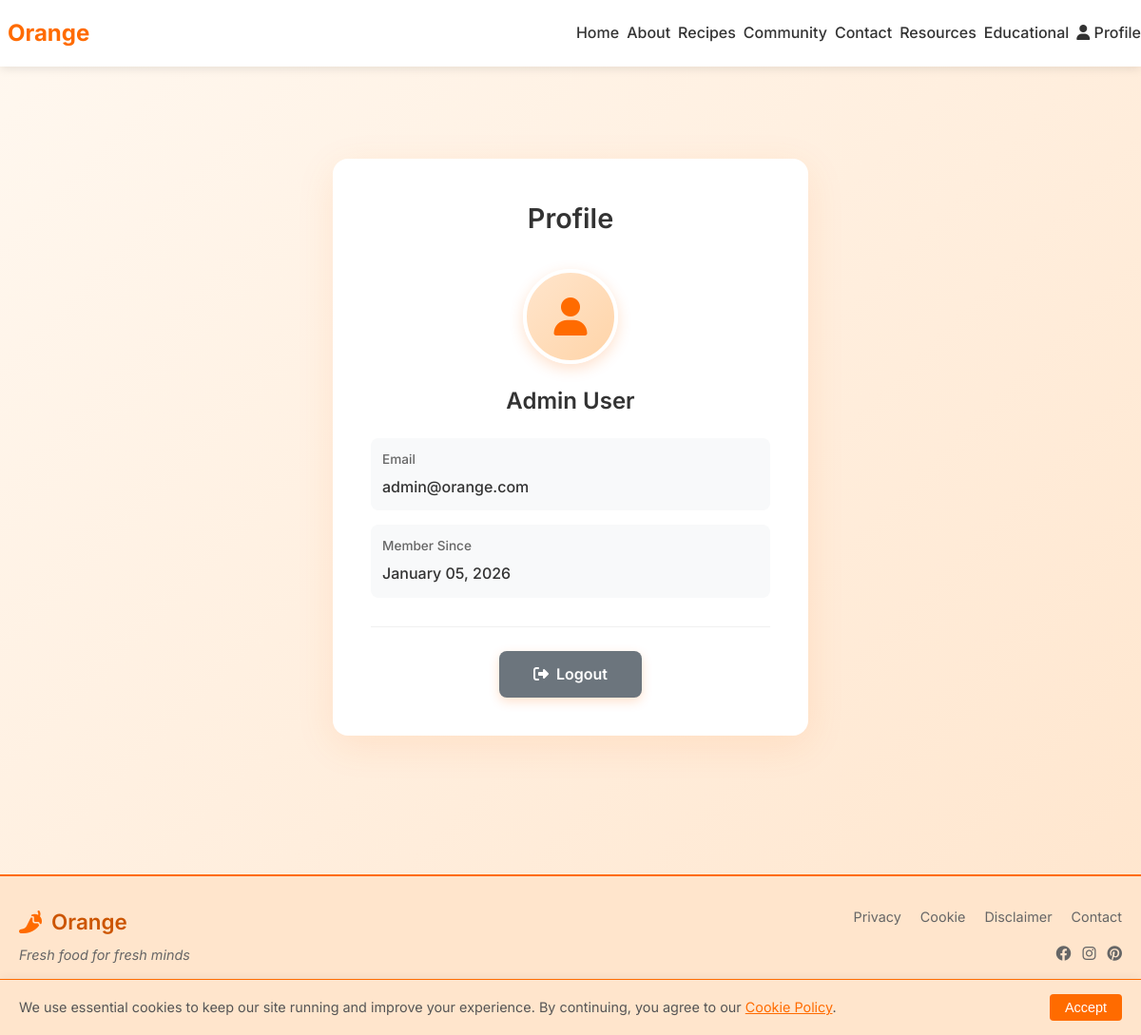
Screenshot of /profile.php (signed in) with the database file from the repository.
### tables this page shows
CREATE TABLE `users` (
  `id` int(11) NOT NULL,
  `first_name` varchar(50) NOT NULL,
  `last_name` varchar(50) NOT NULL,
  `email` varchar(100) NOT NULL,
  `password` varchar(255) NOT NULL,
  `bio` text DEFAULT NULL,
  `failed_attempts` int(11) DEFAULT 0,
  `locked_until` datetime DEFAULT NULL,
  `is_admin` tinyint(1) DEFAULT 0,
  `created_at` timestamp NOT NULL DEFAULT current_timestamp(),
  `updated_at` timestamp NOT NULL DEFAULT current_timestamp() ON UPDATE current_timestamp()
);

### profile.php (the view, shortened to what this page needs)
<?php
include 'includes/header.php';
$database = new Database();
$db = $database->getConnection();
$user_id = $_SESSION['user_id'];
$query = "SELECT * FROM users WHERE id = ?";
$stmt = $db->prepare($query);
$stmt->execute([$user_id]);
$user = $stmt->fetch(PDO::FETCH_ASSOC);
?>
<div class="profile-container">
    <div class="profile-card">
        <div class="profile-header">
            <h1>Profile</h1>
        </div>
        <div class="profile-info-section">
            <div class="profile-avatar">
                <div class="avatar-placeholder">
                    <i class="fas fa-user"></i>
                </div>
            </div>
            <div class="profile-details">
                <h2><?php echo htmlspecialchars($user['first_name'] . ' ' . $user['last_name']); ?></h2>
                <div class="detail-item">
                    <div class="detail-label">Email</div>
                    <div class="detail-value"><?php echo htmlspecialchars($user['email']); ?></div>
                </div>
                <div class="detail-item">
                    <div class="detail-label">Member Since</div>
                    <div class="detail-value"><?php echo date('F d, Y', strtotime($user['created_at'])); ?></div>
                </div>
            </div>
        </div>
        <div class="profile-actions">
            <a href="logout.php" class="btn btn-logout" id="logoutBtn">
                <i class="fas fa-sign-out-alt"></i> Logout
            </a>
        </div>
    </div>
</div>
<?php include 'includes/footer.php'; ?>

### assets/css/style.css (style rules this page uses)
:root { --primary-orange: #FF6B00; --orange-light: #FF8E42; --orange-dark: #CC5500; --orange-bright: #FFA500; --orange-subtle: #FFE5CC; --secondary-color: #FF9800; --accent-color: #FF5722; --text-dark: #333; --text-light: #666; --bg-light: #FFF8F0; --bg-white: #FFFFFF; --border-color: #E0E0E0; --success-color: #4CAF50; --error-color: #F44336; }
* { margin: 0; padding: 0; box-sizing: border-box; }
body { font-family: 'Inter', sans-serif; line-height: 1.6; color: var(--text-dark); background-color: var(--bg-light); min-height: 100vh; display: flex; flex-direction: column; }
.btn { display: inline-block; padding: 12px 24px; background: linear-gradient(135deg, var(--primary-orange), var(--secondary-color)); color: white; text-decoration: none; border-radius: 8px; border: none; cursor: pointer; font-size: 1rem; font-weight: 600; transition: all 0.3s ease; box-shadow: 0 4px 12px rgba(255, 107, 0, 0.2); }

### includes/header.php (style rules this page uses)
:root { --primary-orange: #FF6B00; --orange-light: #FF8E42; --orange-dark: #CC5500; --orange-bright: #FFA500; --orange-subtle: #FFE5CC; }

### profile.php (style rules this page uses)
:root { --primary-orange: #FF6B00; --orange-light: #FF8E42; --orange-dark: #CC5500; --bg-gradient: linear-gradient(135deg, #FFF8F0, #FFE5CC); --success-color: #4CAF50; }
* { margin: 0; padding: 0; box-sizing: border-box; }
body { background: var(--bg-gradient); min-height: 100vh; }
.profile-container { min-height: 100vh; display: flex; align-items: center; justify-content: center; padding: 20px; }
.profile-card { background: white; border-radius: 16px; box-shadow: 0 10px 40px rgba(255, 107, 0, 0.1); padding: 40px; width: 100%; max-width: 500px; animation: fadeIn 0.5s ease; }
.profile-header { text-align: center; margin-bottom: 30px; }
.profile-header h1 { color: #333; font-size: 1.8rem; margin-bottom: 8px; font-weight: 600; }
.profile-info-section { margin-bottom: 30px; text-align: center; }
.profile-avatar { margin-bottom: 20px; display: flex; justify-content: center; }
.avatar-placeholder { width: 100px; height: 100px; background: linear-gradient(135deg, #FFE5CC, #FFD4A8); border-radius: 50%; display: flex; align-items: center; justify-content: center; color: var(--primary-orange); font-size: 2.5rem; border: 4px solid white; box-shadow: 0 5px 15px rgba(255, 107, 0, 0.2); }
.profile-details h2 { color: #333; font-size: 1.5rem; margin-bottom: 20px; font-weight: 600; }
.detail-item { margin-bottom: 15px; padding: 12px; background: #F8F9FA; border-radius: 8px; text-align: left; }
.detail-label { font-size: 0.85rem; color: #666; margin-bottom: 5px; font-weight: 500; }
.detail-value { font-size: 1rem; color: #333; font-weight: 500; }
.profile-actions { text-align: center; margin-top: 30px; padding-top: 25px; border-top: 1px solid #F0F0F0; }
.btn-logout { background: #6c757d; color: white; border: none; padding: 12px 24px; border-radius: 8px; font-size: 1rem; font-weight: 600; cursor: pointer; transition: all 0.2s; text-decoration: none; display: inline-flex; align-items: center; justify-content: center; gap: 8px; min-width: 150px; }

### includes/footer.php (style rules this page uses)
:root { --primary-orange: #FF6B00; --orange-light: #FF8E42; --orange-dark: #CC5500; --orange-bright: #FFA500; --orange-subtle: #FFE5CC; }

### rows the page displays
users: first_name+last_name "Admin User", email "admin@orange.com", created_at "January 05, 2026"

### other values shown
$_SESSION['user_name'] "Profile"
